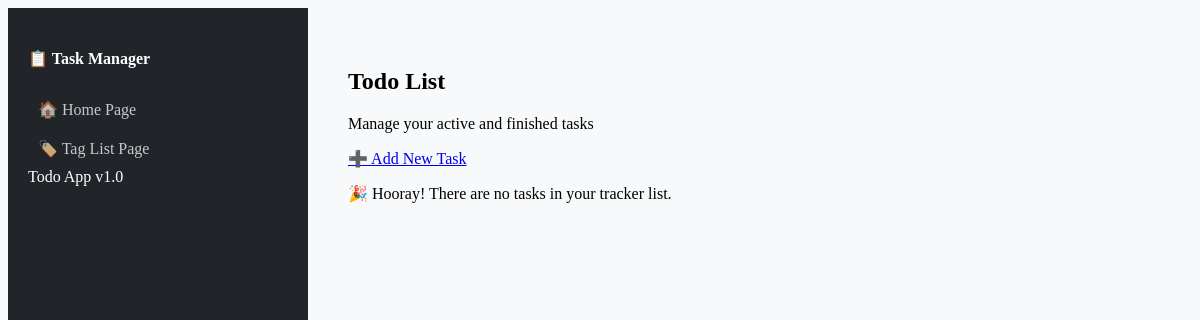
The app's page /, older data.
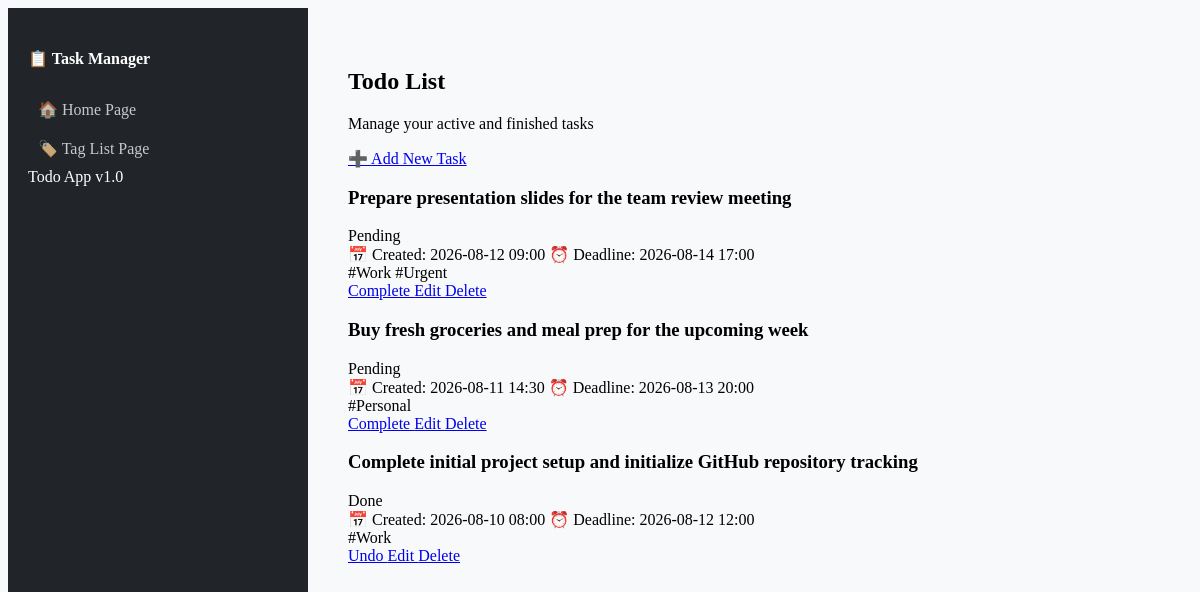
The same page, newer data.
### core/models.py (models this page shows, shortened)
class Task(models.Model):
    content = models.TextField()
    created_at = models.DateTimeField(auto_now_add=True)
    deadline = models.DateTimeField(null=True, blank=True)
    is_done = models.BooleanField(default=False)
    tags = models.ManyToManyField(Tag, related_name="tasks")
    class Meta:
        ordering = ["is_done", "-created_at"]

class Tag(models.Model):
    name = models.CharField(max_length=100, unique=True)

### core/views.py (the view)
# urls.py: path("", TaskListView.as_view(), name="index"),
class TaskListView(generic.ListView):
    model = Task
    template_name = "core/index.html"
    context_object_name = "tasks"

### core/templates/core/index.html
{% extends 'core/base.html' %}
{% block content %}
<div class="container-fluid">
    <div class="d-flex justify-content-between align-items-center mb-4">
        <div>
            <h2 class="fw-bold mb-1">Todo List</h2>
            <p class="text-muted small mb-0">Manage your active and finished tasks</p>
        </div>
        <a href="{% url 'core:task-create' %}" class="btn btn-primary d-flex align-items-center gap-2 px-4 shadow-sm">
            <span>➕</span> Add New Task
        </a>
    </div>
    <div class="row">
        <div class="col-12 col-xl-10">
            {% for task in tasks %}
                <div class="card shadow-sm border-0 border-start border-4 mb-3 {% if task.is_done %}border-success opacity-75{% else %}border-warning{% endif %}">
                    <div class="card-body p-4 d-flex flex-column flex-md-row justify-content-between align-items-md-center gap-3">
                        <div>
                            <div class="d-flex align-items-center gap-2 mb-2 flex-wrap">
                                <h3 class="h5 mb-0 text-dark {% if task.is_done %}text-decoration-line-through text-muted{% endif %}">
                                    {{ task.content }}
                                </h3>
                                {% if task.is_done %}
                                    <span class="badge bg-success-subtle text-success border border-success-subtle rounded-pill">Done</span>
                                {% else %}
                                    <span class="badge bg-warning-subtle text-warning border border-warning-subtle rounded-pill">Pending</span>
                                {% endif %}
                            </div>
                            <div class="d-flex gap-3 text-muted small flex-wrap">
                                <span>📅 Created: {{ task.created_at|date:"Y-m-d H:i" }}</span>
                                {% if task.deadline %}
                                    <span class="text-danger fw-medium">⏰ Deadline: {{ task.deadline|date:"Y-m-d H:i" }}</span>
                                {% endif %}
                            </div>
                            <div class="mt-2 d-flex flex-wrap gap-1">
                                {% for tag in task.tags.all %}
                                    <span class="badge bg-secondary-subtle text-secondary border border-secondary rounded-1 small font-monospace">#{{ tag.name }}</span>
                                {% empty %}
                                    <span class="text-muted small fst-italic">No tags</span>
                                {% endfor %}
                            </div>
                        </div>
                        <div class="d-flex align-items-center gap-2 struct-actions">
                            <a href="{% url 'core:task-toggle' task.id %}" class="btn {% if task.is_done %}btn-outline-secondary{% else %}btn-success{% endif %} btn-sm px-3 fw-semibold">
                                {% if task.is_done %}Undo{% else %}Complete{% endif %}
                            </a>
                            <a href="{% url 'core:task-update' task.id %}" class="btn btn-light btn-sm border text-primary">
                                Edit
                            </a>
                            <a href="{% url 'core:task-delete' task.id %}" class="btn btn-light btn-sm border text-danger">
                                Delete
                            </a>
                        </div>
                    </div>
                </div>
            {% empty %}
                <div class="text-center py-5 bg-white rounded shadow-sm border">
                    <p class="text-muted mb-0 fs-5">🎉 Hooray! There are no tasks in your tracker list.</p>
                </div>
            {% endfor %}
        </div>
    </div>
</div>
{% endblock %}

### core/templates/core/base.html (shortened to what this page needs)
<!DOCTYPE html>
<html lang="en">
<head>
    <link href="https://jsdelivr.net" rel="stylesheet">
</head>
<body>
    <div class="sidebar d-flex flex-column justify-content-between">
        <div>
            <h4 class="mb-4 text-center">📋 Task Manager</h4>
            <nav class="nav flex-column gap-2">
                <a href="{% url 'core:index' %}" class="nav-link">🏠 Home Page</a>
                <a href="{% url 'core:tag-list' %}" class="nav-link">🏷️ Tag List Page</a>
            </nav>
        </div>
        <div class="text-secondary text-center small">Todo App v1.0</div>
    </div>
    <div class="main-content">
        {% block content %}{% endblock %}
    </div>
</body>
</html>

### core/templates/core/base.html (style rules this page uses)
body { min-height: 100vh; display: flex; background-color: #f8f9fa; }
.sidebar { width: 260px; min-height: 100vh; background-color: #212529; color: #fff; padding: 20px; }
.sidebar a { color: rgba(255,255,255,0.75); text-decoration: none; display: block; padding: 10px; border-radius: 4px; }
.main-content { flex: 1; padding: 40px; }

Row changes from the older to the newer data that the page shows:
added Task: content "Prepare presentation slides for the team review meeting", is_done "Pending", created_at "2026-08-12 09:00", deadline "2026-08-14 17:00"
added Tag: name "Work"
added Tag: name "Urgent", shown under "Prepare presentation slides for the team review meeting"
added Task: content "Buy fresh groceries and meal prep for the upcoming week", is_done "Pending", created_at "2026-08-11 14:30", deadline "2026-08-13 20:00"
added Tag: name "Personal", shown under "Buy fresh groceries and meal prep for the upcoming week"
added Task: content "Complete initial project setup and initialize GitHub repository tracking", is_done "Done", created_at "2026-08-10 08:00", deadline "2026-08-12 12:00"
Text that changed along with them:
text no longer shown: "🎉 Hooray! There are no tasks in your tracker list."
